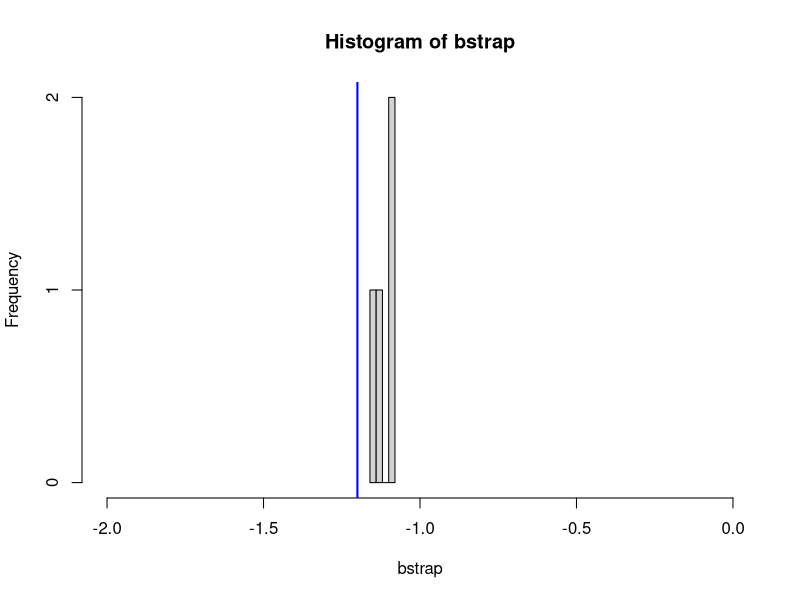

Write R code to recreate this figure.

#August 2018
#this is a program that can be used to help think about the number of transects to measure on the reef elements. the program reads in the survey data we have in hand as of 8.11.2018 and then you choose which reef you want to then "resample" to calculate the average elevation for a given number of transects.  it then makes a plot that shows the mean elevations of each of the transects that you take and compares this to a reference line that is the target for the construction people to achieve.  

windows(record=T)

library("tidyverse")
library("MASS")
library("lubridate")

#dat<- read_csv("20180731_surv_el_trans.csv")
dat<- read_csv("elevation_check_data_bp.csv")


#dat$Date=mdy("7/31/2018") #need to add the sampling date

dat2<-subset(dat, select =c("Date","Transect", "Elev", "Element_id", "Type"))

dat2.1<-filter(dat2,dat2$Transect!=c("GS DIRT")) 
dat2.2<-filter(dat2.1,dat2.1$Type!=c("GS"))  

dat2<-dat2.2

#create new dataframe dat2 by mutating dat to create new elment id
#name 11c for the most southern 3 transects of 11b.  These transects
#are the new rock size transects. the notation is 7 or 8 or 9
dat3<-mutate(dat2, Element_id_2 = ifelse(Transect > 99, "11c", Element_id))

#table of survey points by transect and reef
n_element_trans<- dat3 %>%
  group_by(Element_id_2, Transect) %>%
  summarize(n())

#ok this is creating the new Element_id_2 as a factor for use in plotting below
dat3$Element_id_3<-factor(dat3$Element_id_2, 
      levels =c ("5", "7", "8a", "9b", "10b", "11b", "13"))

#"5", "7", "8a", "9b", "10b", "11b", "13"

#look at specific reefs
dat_reef<-filter(dat3, Element_id_3 == "7")

num_trans=4

#############################################################

#Below is a function that is just parked here that can be used to do #bootstrap CI using quantile method which is likely a more appropriate general solution to the CI estimation given the distribution of the data

#https://en.wikipedia.org/wiki/Bootstrapping_(statistics)

#change in the i in 1:X, the X is the number of transects
#you would potentially take

bstrap <- c()
for (i in 1:(num_trans)){
  bstrap <- c(bstrap, mean(sample(dat_reef$Elev,(length(dat_reef$Elev)),replace=T)))}

View(bstrap) #there are your XX boot strap samples of cnt
hist(bstrap,xlim=c(-2,0)) #ok what shape are these data now?
abline(v = -1.2, col = "blue", lwd = 2) #add the vertical line

mean(bstrap) 

#here is your mean of the bootstrap
#mean(dat_reef$Elev) #here is the mean of your original

#lower bound
quantile(bstrap,.025)
#upper bound
quantile(bstrap,.975)

quantile(bstrap,0.8)

# p1<-ggplot(data=bstrap) +
#   aes(Elev) + 
#   #super critical to just call Elev here and not dat$Elev or it goofs up facet_wrap
#   labs(x="Elev", y="Frequency", title="Elevation of rock top surface") +
#   geom_histogram(breaks=seq(-2.5, 0.5, by=0.01)) +
#   xlim(c(-2.5,0.5)) +
#   ylim(c(0,10))

##############################################################
##############################################################
#End function
##############################################################
